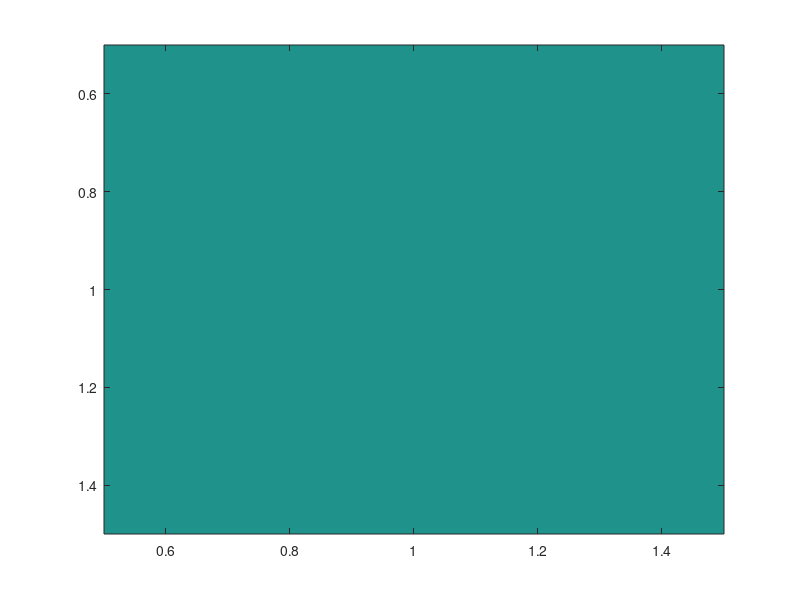

Write MATLAB code to recreate this figure.
clear all
%%
Folder_Path='C:\TuanShu\180122_Dynamic Focusing Image Guiding Test\Conti WB_it6_auto90_C70_wiNEWFF_0.5Hz_Tri_2V_4\';
Center=[500 600];
Half_Width=100;
ROI=[Center(1)-Half_Width Center(1)+Half_Width Center(2)-Half_Width Center(2)+Half_Width];
Normalization='count';  %'count' (default) | 'probability' | 'countdensity' | 'pdf' | 'cumcount' | 'cdf'
%%

Data_Save_Folder=[Folder_Path '\Processed Data\'];
if exist(Data_Save_Folder)==0
    mkdir(Data_Save_Folder);
end
%%
File_list=dir(Folder_Path);
Original_Length_file_list=length(File_list);
for p=1:Original_Length_file_list
    [pathstr,name,ext] = fileparts(File_list(Original_Length_file_list+1-p).name);
    if File_list(Original_Length_file_list+1-p).isdir ~= 0
        File_list(Original_Length_file_list+1-p)=[];
    elseif strcmp(File_list(Original_Length_file_list+1-p).name,'.') == 1
        File_list(Original_Length_file_list+1-p)=[];
    elseif strcmp(File_list(Original_Length_file_list+1-p).name,'..') == 1
        File_list(Original_Length_file_list+1-p)=[];
    elseif strcmp(ext,'.PNG')
        File_list(Original_Length_file_list+1-p)=[];
    elseif strcmp(File_list(Original_Length_file_list+1-p).name,'Processed Data') == 1
        File_list(Original_Length_file_list+1-p)=[];
    end
end
Length_file_list=length(File_list);
%%
Image_Temp=0;
for p=1:Length_file_list
    Image_Temp=Image_Temp+double(imread([Folder_Path '\' File_list(p).name],'tif'));
    disp(p);
end
Image_Temp=uint8(Image_Temp/Length_file_list);
imagesc(Image_Temp);
imwrite(Image_Temp,[Data_Save_Folder '\' 'AVE.tif'],'tiff');
